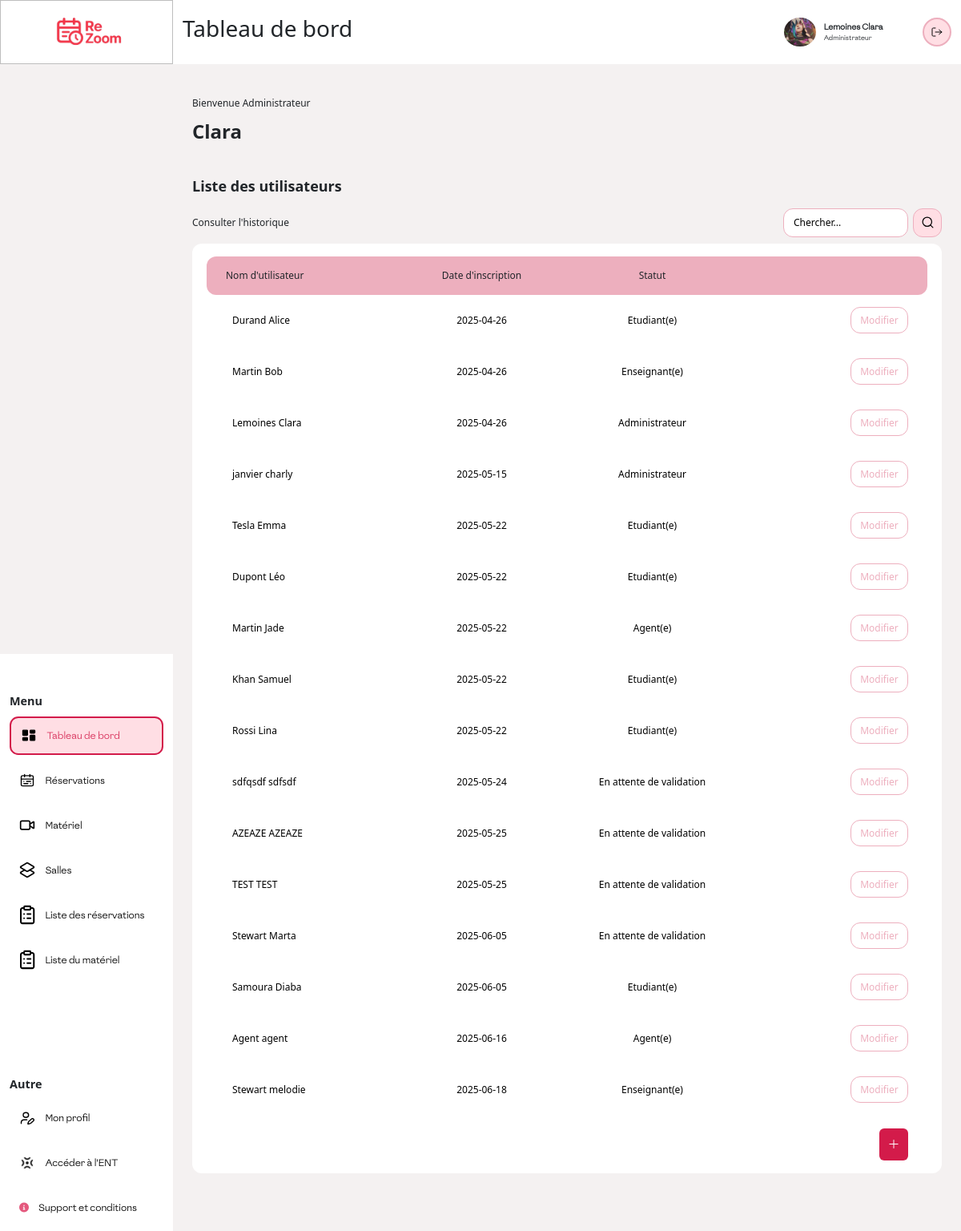
The app's page /PHP/index.php (signed in) with its own data.
### tables this page shows
CREATE TABLE `user_` (
  `id` int(11) NOT NULL,
  `email` varchar(50) DEFAULT NULL,
  `pseudo` varchar(50) DEFAULT NULL,
  `nom` varchar(50) DEFAULT NULL,
  `prenom` varchar(50) DEFAULT NULL,
  `Date_de_naissance` date DEFAULT NULL,
  `adresse` varchar(50) DEFAULT NULL,
  `mot_de_passe` varchar(100) DEFAULT NULL,
  `avatar` varchar(50) DEFAULT NULL,
  `date_inscription` date DEFAULT current_timestamp(),
  `valable` tinyint(1) DEFAULT 0,
  `telephone` int(10) DEFAULT NULL
);

### PHPpure/connexion.php (called while the page is built, shortened)
<?php
function getUserRole($idUser, $pdo)
{
    $query = $pdo->prepare('SELECT id FROM administrateur WHERE id = ?');
    $query->execute([$idUser]);
    if ($query->fetch()) {
        return 'Administrateur';
    }
    $query = $pdo->prepare('SELECT id FROM enseignant WHERE id = ?');
    $query->execute([$idUser]);
    if ($query->fetch()) {
        return 'Enseignant(e)';
    }
    $query = $pdo->prepare('SELECT id FROM etudiant WHERE id = ?');
    $query->execute([$idUser]);
    if ($query->fetch()) {
        return 'Etudiant(e)';
    }
    $query = $pdo->prepare('SELECT id FROM agent WHERE id = ?');
    $query->execute([$idUser]);
    if ($query->fetch()) {
        return 'Agent(e)';
    }
    return 'Non Defini';
}

### PHP/index_admin.php (the view, shortened to what this page needs)
<section class="top">
    <p>Bienvenue <?php echo $_SESSION['user']['role'] ?></p>
    <p><?php echo $_SESSION['user']['prenom'] ?></p>
</section>
<section class="reservation">
    <h2>Liste des utilisateurs</h2>
    <div class="search">
        <p>Consulter l'historique</p>
        <div class="searchContainer">
            <input type="search" name="search" id="inputSearch" placeholder="Chercher..." />
            <button id="buttonSearch">
                <img src="../res/search.svg" alt="" />
            </button>
        </div>
    </div>
    <section class="table mb-5">
        <article class="header_Table">
            <p>Nom d'utilisateur</p>
            <p>Date d'inscription</p>
            <p>Statut</p>
        </article>
        <article class="body_Table">
            <?php
            require_once('../PHPpure/connexion.php');
            $sql = "SELECT * FROM user_";
            $stmt = $pdo->query($sql);
            while ($row = $stmt->fetch(PDO::FETCH_ASSOC)) {
                echo '
                <div class="line" >
                    <p>' . htmlspecialchars($row['nom']) . ' ' . htmlspecialchars($row['prenom']) . '</p>
                    <p>' . htmlspecialchars($row['date_inscription']) . '</p>
                    <p>' . statusUser($row['id'], $pdo) . '</p>
                    <button
                        class="modifier"
                        onclick="openModifPopup(
                            \'' . $row['id'] . '\',
                            \'' . $row['nom'] . '\',
                            \'' . $row['prenom'] . '\',
                            \'' . $row['email'] . '\',
                            \'' . $row['telephone'] . '\',
                            \'' . statusUser($row['id'], $pdo) . '\',
                            \'' . $row['valable'] . '\'
                        )">
                    </button>
                </div>';
            }
            ?>
        </article>
        <button class="add" id="addUser"><img src="../res/add.svg" alt="plus"></button>
    </section>
</section>
<?php
require_once('../PHPpure/connexion.php');
function statusUser($id, $pdo)
{
    $sql = "SELECT valable FROM user_ WHERE id = :id";
    $stmt = $pdo->prepare($sql);
    $stmt->bindParam(':id', $id, PDO::PARAM_INT);
    $stmt->execute();
    $result = $stmt->fetch(PDO::FETCH_ASSOC);
    if ($result) {
        if ($result['valable'] == 1) {
            return getUserRole($id, $pdo);
        } else {
            return 'En attente de validation';
        }
    } else {
        return 'Utilisateur introuvable';
    }
}
?>

### CSS/style.css (style rules this page uses)
* { margin: 0; padding: 0; box-sizing: border-box; }
body { background-color: #f4f1f1 !important; }
:root { --background-color: #f4f1f1; --primary-color: #e4587d; --secondary-color: #f4f1f1; --tertiary-color: #edafbe; --gray-color: #979797; --black-color: #000000; --white-color: #ffffff; }

### CSS/index.css (style rules this page uses)
main .top { display: flex; justify-content: start; flex-direction: column; width: 100%; gap: 1vh; }
main .top p:first-child { font-size: 1vw; font-weight: light; }
main .top p:nth-child(2) { font-size: 2vw; font-weight: bold; }
main .reservation { display: flex; justify-content: start; flex-direction: column; width: 100%; gap: 1vh; }
main .reservation h2 { font-size: 1.5vw; font-weight: bold; }
.search { display: flex; justify-content: space-between; align-items: center; }
.search p { font-size: 1vw; }
.search .searchContainer { display: flex; justify-content: start; gap: 0.5vw; }
.search .searchContainer input { width: 13vw; height: 3vw; background-color: white; border: none; border-radius: 1cqi; font-size: 1vw; border: 0.15vw solid #edafbe; padding: 0 1vw; display: flex; justify-content: center; align-items: center; }
.searchContainer input::placeholder { font-size: 1vw; color: black; }
.searchContainer button { width: 3vw; height: 3vw; background-color: #ffdee4; border: 0.15vw solid #edafbe; border-radius: 1cqi; font-size: 1vw; display: flex; justify-content: center; align-items: center; }
.searchContainer button img { width: 50%; height: auto; object-fit: contain; }
.table { width: 100%; background-color: white; border-radius: 1vw; padding: 2vh 1.5vw; display: flex; justify-content: center; flex-direction: column; gap: 1vh; }
.table .header_Table { background-color: #edafbe; display: grid; grid-template-columns: repeat(4, 1fr); align-items: center; height: 6vh; border-radius: 1vw; width: 100%; padding: 0 2vw; }
.table .header_Table p { font-size: 1vw; }
.table .header_Table p:nth-child(2), .table .header_Table p:nth-child(3), .table .header_Table p:nth-child(4) { margin: 0 auto; }
.table .body_Table { display: flex; justify-content: space-between; align-items: center; flex-direction: column; height: auto; width: 100%; border-radius: 1vw; padding: 0 2vw; gap: 2vh; }
.table .body_Table .line { display: grid; grid-template-columns: repeat(4, 1fr); height: 6vh; width: 100%; border-radius: 1vw; }
.table .body_Table .line p:nth-child(1) { margin: auto 0; }
.table .body_Table .line p:nth-child(2), .table .body_Table .line p:nth-child(3), .table .body_Table .line p:nth-child(4) { margin: auto; }
.table .body_Table .line p { font-size: 1vw; }
.table .body_Table .line button { display: flex; justify-content: center; align-items: center; margin: auto 0 auto auto; width: 6vw; height: 2.7vw; background-color: transparent; border: 0.15vw solid #edafbe; border-radius: 1vw; font-size: 0.7vw; transition: all 0.2s ease-in-out; }
.table .body_Table .line button.modifier { color: #edafbe; border: 0.15vw solid #edafbe; font-size: 1vw; }
.table .body_Table .line button.modifier::after { content: "Modifier"; }
.add { display: flex; justify-content: center; align-items: center; width: 3vw; height: 5vh; border: none; background-color: #d31b4a; border-radius: 0.5vw; margin: 2vh 2vw 0 auto; }
.add img { width: 50%; height: auto; object-fit: contain; }

### CSS/header.css (style rules this page uses)
p { margin: 0; }

### records on screen
user_: nom "Durand", prenom "Alice", date_inscription "2025-04-26", statusUser($row['id'], $pdo) "Etudiant(e)"
user_: nom "Martin", prenom "Bob", date_inscription "2025-04-26", id "Enseignant(e)"
user_: nom "Lemoines", prenom "Clara", date_inscription "2025-04-26", id "Administrateur"
user_: nom "janvier", prenom "charly", date_inscription "2025-05-15", id "Administrateur"
user_: nom "Tesla", prenom "Emma", date_inscription "2025-05-22", id "Etudiant(e)"
user_: nom "Dupont", prenom "Léo", date_inscription "2025-05-22", id "Etudiant(e)"
user_: nom "Martin", prenom "Jade", date_inscription "2025-05-22", id "Agent(e)"
user_: nom "Khan", prenom "Samuel", date_inscription "2025-05-22", id "Etudiant(e)"
user_: nom "Rossi", prenom "Lina", date_inscription "2025-05-22", id "Etudiant(e)"
user_: nom "sdfqsdf", prenom "sdfsdf", date_inscription "2025-05-24", statusUser($row['id'], $pdo) "En attente de validation"
user_: nom "AZEAZE", prenom "AZEAZE", date_inscription "2025-05-25", statusUser($row['id'], $pdo) "En attente de validation"
user_: nom "TEST", prenom "TEST", date_inscription "2025-05-25", statusUser($row['id'], $pdo) "En attente de validation"
user_: nom "Stewart", prenom "Marta", date_inscription "2025-06-05", statusUser($row['id'], $pdo) "En attente de validation"
user_: nom "Samoura", prenom "Diaba", date_inscription "2025-06-05", id "Etudiant(e)"
user_: nom "Agent", prenom "agent", date_inscription "2025-06-16", id "Agent(e)"
user_: nom "Stewart", prenom "melodie", date_inscription "2025-06-18", id "Enseignant(e)"

### other values on screen
$_SESSION['user']['nom'] "Lemoines"
$_SESSION['user']['prenom'] "Clara"
$_SESSION['user']['role'] "Administrateur"
